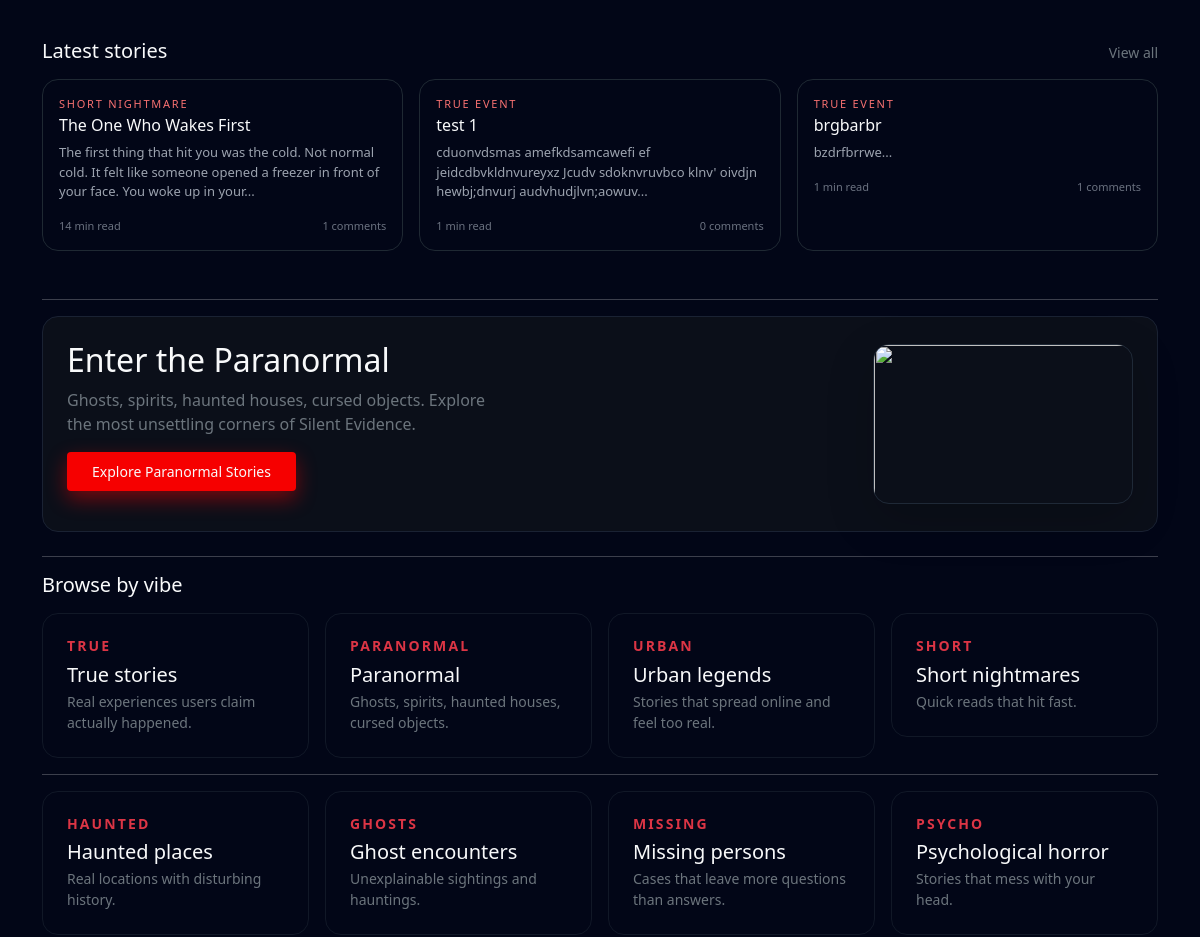
Before: / (middle part) with the older database file.
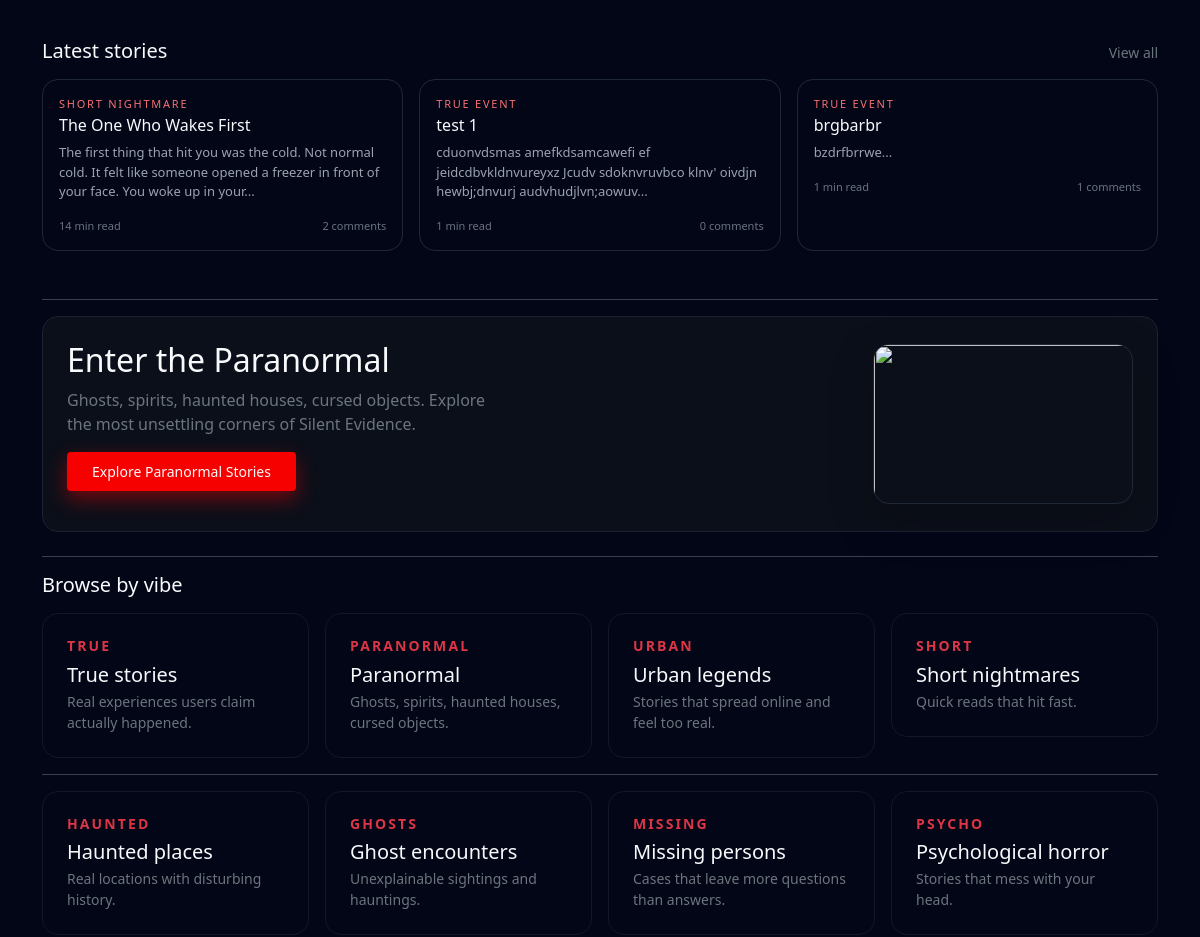
After: the same page with the newer database file.
### tables this page shows
CREATE TABLE `stories` (
  `id` int(10) UNSIGNED NOT NULL,
  `user_id` int(10) UNSIGNED NOT NULL,
  `title` varchar(200) NOT NULL,
  `slug` varchar(220) NOT NULL,
  `category` enum('true','paranormal','urban','short','haunted','ghosts','missing','crime','sleep','forest','night','calls','creatures','abandoned','psychological') NOT NULL DEFAULT 'true',
  `content` longtext NOT NULL,
  `image_path` varchar(255) DEFAULT NULL,
  `is_published` tinyint(1) NOT NULL DEFAULT 1,
  `is_featured` tinyint(1) NOT NULL DEFAULT 0,
  `views` int(10) UNSIGNED NOT NULL DEFAULT 0,
  `likes` int(10) UNSIGNED NOT NULL DEFAULT 0,
  `created_at` datetime NOT NULL DEFAULT current_timestamp(),
  `updated_at` datetime NOT NULL DEFAULT current_timestamp() ON UPDATE current_timestamp()
);

### index.php (the view, shortened to what the changed rows need)
<?php
require 'include/db.php';
$stmt = $pdo->prepare(
    'SELECT
         s.id,
         s.title,
         s.category,
         s.content,
         s.created_at,
         s.views,
         s.likes,
         u.display_name,
         u.username,
         COUNT(c.id) AS comment_count
     FROM stories s
     JOIN users u
       ON u.id = s.user_id
     LEFT JOIN story_comments c
       ON c.story_id = s.id
     WHERE s.is_published = 1
     GROUP BY s.id
     ORDER BY s.created_at DESC
     LIMIT 3'
);
$stmt->execute();
$latestStories = $stmt->fetchAll(PDO::FETCH_ASSOC);
function se_category_label(string $cat): string
{
    if ($cat === 'true')       return 'TRUE EVENT';
    if ($cat === 'short')      return 'SHORT NIGHTMARE';
    return strtoupper($cat);
}
?>
<!doctype html>
<html lang="en">
<head>
    <link href="https://cdn.jsdelivr.net/npm/bootstrap@5.3.3/dist/css/bootstrap.min.css" rel="stylesheet">
</head>
<body>
    <main class="container py-4">
        <section class="mb-5">
            <div class="d-flex justify-content-between align-items-baseline mb-3">
                <h2 class="section-title mb-0">Latest stories</h2>
            </div>
            <div class="row g-3">
                <?php if (!$latestStories): ?>
                    <p class="text-secondary small mb-0">No stories yet. Be the first to post one.</p>
                <?php else: ?>
                    <?php foreach ($latestStories as $story): ?>
                        <?php
                        $wordCount = str_word_count(strip_tags($story['content']));
                        $minutes   = max(1, ceil($wordCount / 200));
                        ?>
                        <div class="col-md-4">
                            <a href="story.php?id=<?php echo (int)$story['id']; ?>" style="text-decoration:none;">
                                <article class="story-card h-100 p-3">
                                    <p class="story-tag mb-1">
                                        <?php echo htmlspecialchars(se_category_label($story['category'])); ?>
                                    </p>
                                    <h3 class="story-title mb-2">
                                        <?php echo htmlspecialchars($story['title']); ?>
                                    </h3>
                                    <p class="story-excerpt mb-3">
                                        <?php
                                        $preview = substr(strip_tags($story['content']), 0, 140);
                                        echo htmlspecialchars($preview) . '...';
                                        ?>
                                    </p>
                                    <div class="story-meta d-flex justify-content-between">
                                        <span><?php echo $minutes; ?> min read</span>
                                        <span><?php echo (int)$story['comment_count']; ?> comments</span>
                                    </div>
                                </article>
                            </a>
                        </div>
                    <?php endforeach; ?>
                <?php endif; ?>
            </div>
        </section>
        <section class="mb-5">
            <section class="mb-4">
                <div class="paranormal-card p-4 rounded-4 d-flex align-items-center justify-content-between flex-wrap"
                    style="background:#0b0f19;border:1px solid #1a2233;">
                    <div class="mb-3">
                        <h2 class="text-light mb-2">Enter the Paranormal</h2>
                    </div>
                </div>
            </section>
            <div class="d-flex justify-content-between align-items-baseline mb-3">
                <h2 class="section-title mb-0">Browse by vibe</h2>
            </div>
        </section>
    </main>
</body>
</html>

Changed rows visible on the page:
changed stories "The One Who Wakes First": comment_count "1" → "2"
